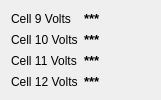
   <widget class="QWidget" name="layoutWidget">
    <property name="geometry">
     <rect>
      <x>1170</x>
      <y>30</y>
      <width>161</width>
      <height>92</height>
     </rect>
    </property>
    <layout class="QGridLayout" name="gridLayout_15">
     <item row="0" column="0">
      <widget class="QLabel" name="Cell_9_Voltage_label">
       <property name="text">
        <string>Cell 9 Volts</string>
       </property>
      </widget>
     </item>
     <item row="0" column="1">
      <widget class="QLabel" name="Cell_9_Voltage_Value">
       <property name="font">
        <font>
         <pointsize>10</pointsize>
         <weight>75</weight>
         <bold>true</bold>
        </font>
       </property>
       <property name="text">
        <string>***</string>
       </property>
      </widget>
     </item>
     <item row="1" column="0">
      <widget class="QLabel" name="Cell_10_Voltage_label">
       <property name="text">
        <string>Cell 10 Volts</string>
       </property>
      </widget>
     </item>
     <item row="1" column="1">
      <widget class="QLabel" name="Cell_10_Voltage_Value">
       <property name="font">
        <font>
         <pointsize>10</pointsize>
         <weight>75</weight>
         <bold>true</bold>
        </font>
       </property>
       <property name="text">
        <string>***</string>
       </property>
      </widget>
     </item>
     <item row="2" column="0">
      <widget class="QLabel" name="Cell_11_Voltage_label">
       <property name="text">
        <string>Cell 11 Volts</string>
       </property>
      </widget>
     </item>
     <item row="2" column="1">
      <widget class="QLabel" name="Cell_11_Voltage_Value">
       <property name="font">
        <font>
         <pointsize>10</pointsize>
         <weight>75</weight>
         <bold>true</bold>
        </font>
       </property>
       <property name="text">
        <string>***</string>
       </property>
      </widget>
     </item>
     <item row="3" column="0">
      <widget class="QLabel" name="Cell_12_Voltage_label">
       <property name="text">
        <string>Cell 12 Volts</string>
       </property>
      </widget>
     </item>
     <item row="3" column="1">
      <widget class="QLabel" name="Cell_12_Voltage_Value">
       <property name="font">
        <font>
         <pointsize>10</pointsize>
         <weight>75</weight>
         <bold>true</bold>
        </font>
       </property>
       <property name="text">
        <string>***</string>
       </property>
      </widget>
     </item>
    </layout>
   </widget>
